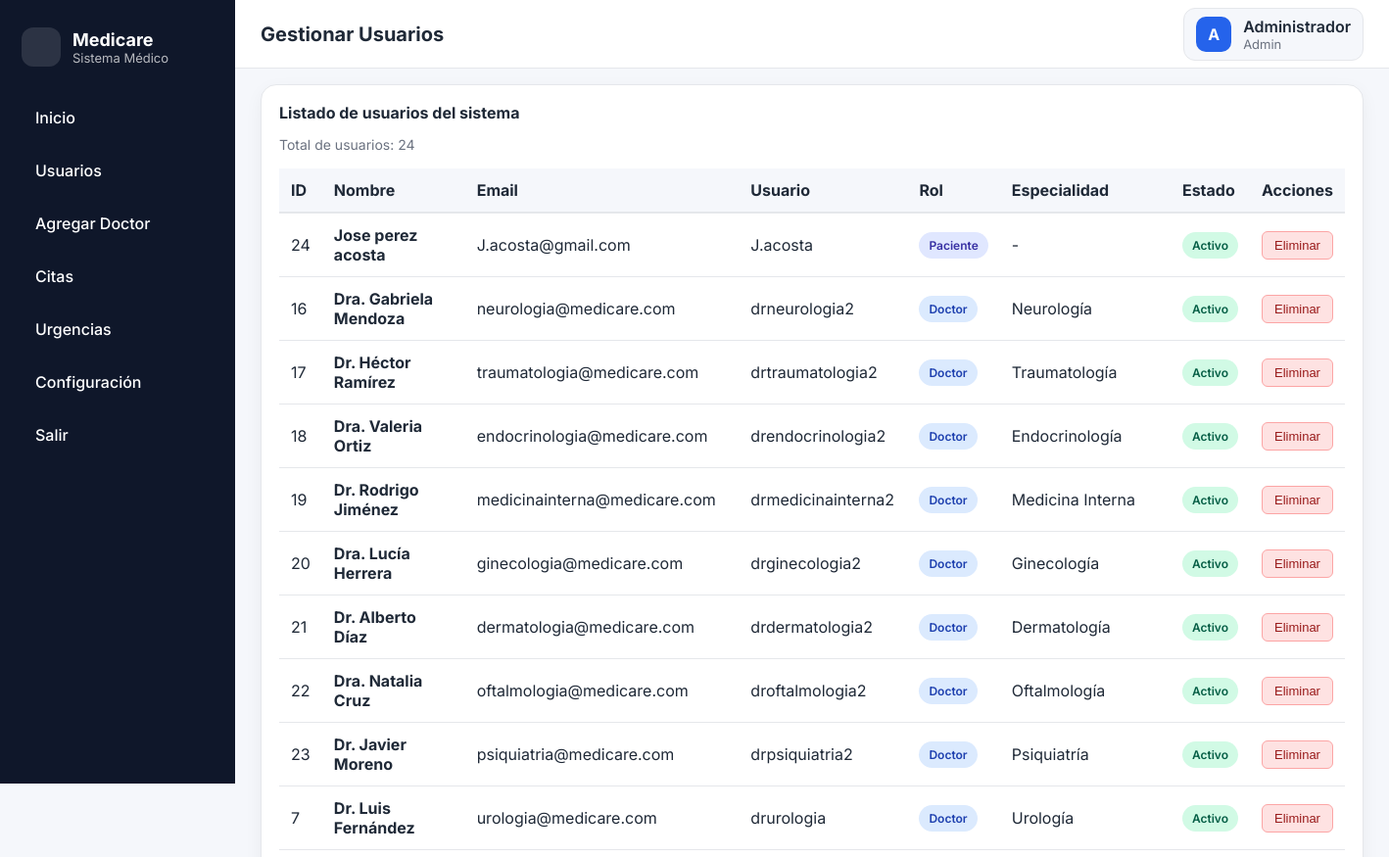
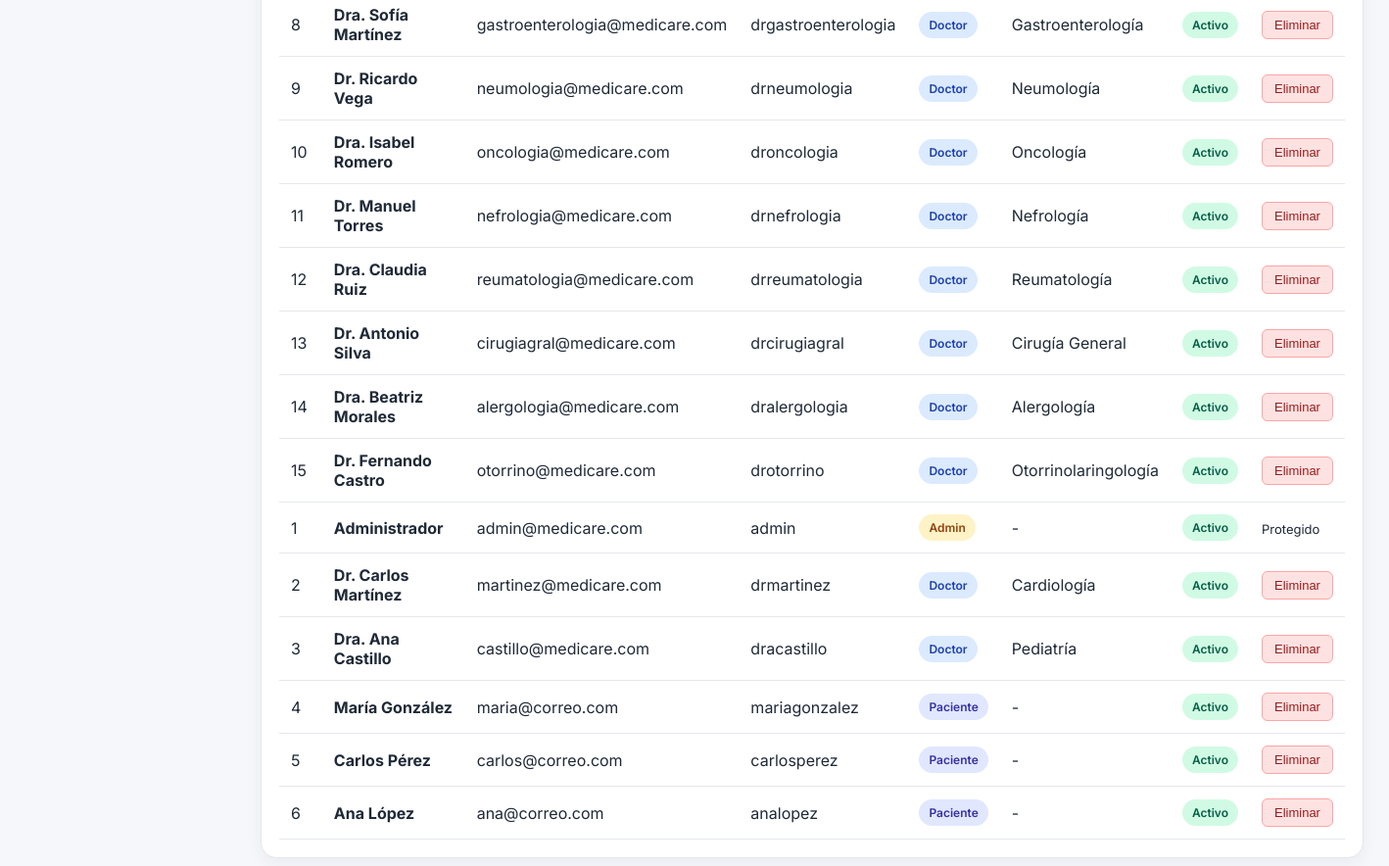
Screenshot of /admin/usuarios (signed in) with the database file from the repository (2 pictures, top to bottom).
### tables this page shows
CREATE TABLE usuarios (
        id INTEGER PRIMARY KEY AUTOINCREMENT,
        nombre TEXT NOT NULL,
        email TEXT UNIQUE NOT NULL,
        username TEXT UNIQUE NOT NULL,
        password TEXT NOT NULL,
        role TEXT NOT NULL CHECK(role IN ('admin', 'doctor', 'paciente')),
        especialidad TEXT,
        telefono TEXT,
        fecha_registro TIMESTAMP DEFAULT CURRENT_TIMESTAMP,
        estado TEXT DEFAULT 'activo' CHECK(estado IN ('activo', 'inactivo'))
    , cedula TEXT, foto_perfil TEXT DEFAULT 'default.png', estado_doctor TEXT DEFAULT 'disponible', hora_inicio TEXT DEFAULT '08:00', hora_fin TEXT DEFAULT '17:00');

### app.py (the view)
@app.route('/admin/usuarios')
@role_required(['admin'])
def admin_usuarios():
    conn = get_db()
    usuarios = conn.execute('SELECT * FROM usuarios ORDER BY fecha_registro DESC').fetchall()
    conn.close()
    return render_template('admin_usuarios.html', usuarios=usuarios)

### app.py (called while the page is built)
def role_required(roles):
    def decorator(f):
        @wraps(f)
        def decorated_function(*args, **kwargs):
            if 'user_id' not in session:
                return redirect(url_for('index'))
            if session.get('role') not in roles:
                flash('No tienes permiso para acceder a esta página', 'error')
                return redirect(url_for('dashboard'))
            return f(*args, **kwargs)
        return decorated_function
    return decorator

def get_db():
    conn = sqlite3.connect(DATABASE, timeout=30, check_same_thread=False, isolation_level=None)
    conn.row_factory = sqlite3.Row
    conn.execute('PRAGMA journal_mode=WAL')
    conn.execute('PRAGMA busy_timeout=30000')
    return conn

### templates/admin_usuarios.html (shortened to what this page needs)
{% extends "base.html" %}
{% block navigation %}
<a href="{{ url_for('dashboard') }}" class="nav-link">Inicio</a>
<a href="{{ url_for('admin_usuarios') }}" class="nav-link">Usuarios</a>
<a href="{{ url_for('agregar_doctor') }}" class="nav-link">Agregar Doctor</a>
<a href="{{ url_for('citas') }}" class="nav-link">Citas</a>
<a href="{{ url_for('urgencias') }}" class="nav-link">Urgencias</a>
<a href="{{ url_for('configuracion') }}" class="nav-link">Configuración</a>
<a href="{{ url_for('logout') }}" class="nav-link">Salir</a>
{% endblock %}
{% block page_title %}Gestionar Usuarios{% endblock %}
{% block content %}
<div class="card">
    <h3>Listado de usuarios del sistema</h3>
    <p class="note">Total de usuarios: {{ usuarios|length }}</p>
    <div style="overflow-x: auto; margin-top: 16px;">
        <table style="width: 100%; border-collapse: collapse;">
            <thead>
                <tr style="background: var(--bg); text-align: left;">
                    <th style="padding: 12px; border-bottom: 2px solid var(--border);">ID</th>
                    <th style="padding: 12px; border-bottom: 2px solid var(--border);">Nombre</th>
                    <th style="padding: 12px; border-bottom: 2px solid var(--border);">Email</th>
                    <th style="padding: 12px; border-bottom: 2px solid var(--border);">Usuario</th>
                    <th style="padding: 12px; border-bottom: 2px solid var(--border);">Rol</th>
                    <th style="padding: 12px; border-bottom: 2px solid var(--border);">Especialidad</th>
                    <th style="padding: 12px; border-bottom: 2px solid var(--border);">Estado</th>
                    <th style="padding: 12px; border-bottom: 2px solid var(--border);">Acciones</th>
                </tr>
            </thead>
            <tbody>
                {% for usuario in usuarios %}
                <tr style="border-bottom: 1px solid var(--border);">
                    <td style="padding: 12px;">{{ usuario['id'] }}</td>
                    <td style="padding: 12px;"><strong>{{ usuario['nombre'] }}</strong></td>
                    <td style="padding: 12px;">{{ usuario['email'] }}</td>
                    <td style="padding: 12px;">{{ usuario['username'] }}</td>
                    <td style="padding: 12px;">
                        <span class="badge-pill" style="
                            background: {% if usuario['role'] == 'admin' %}#fef3c7{% elif usuario['role'] == 'doctor' %}#dbeafe{% else %}#e0e7ff{% endif %};
                            color: {% if usuario['role'] == 'admin' %}#92400e{% elif usuario['role'] == 'doctor' %}#1e40af{% else %}#3730a3{% endif %};
                        ">
                            {{ usuario['role']|capitalize }}
                        </span>
                    </td>
                    <td style="padding: 12px;">{{ usuario['especialidad'] or '-' }}</td>
                    <td style="padding: 12px;">
                        <span class="badge-pill" style="
                            background: {% if usuario['estado'] == 'activo' %}#d1fae5{% else %}#fee2e2{% endif %};
                            color: {% if usuario['estado'] == 'activo' %}#065f46{% else %}#991b1b{% endif %};
                        ">
                            {{ usuario['estado']|capitalize }}
                        </span>
                    </td>
                    <td style="padding: 12px;">
                        {% if usuario['username'] != 'admin' %}
                        <form method="POST" action="{{ url_for('eliminar_usuario', id=usuario['id']) }}" style="display: inline;" onsubmit="return confirm('¿Estás seguro de eliminar a {{ usuario['nombre'] }}? Esta acción no se puede deshacer.');">
                            <button type="submit" style="background: #fee2e2; color: #991b1b; border: 1px solid #fca5a5; padding: 6px 12px; border-radius: 6px; cursor: pointer; font-size: 13px;">
                                 Eliminar
                            </button>
                        </form>
                        {% else %}
                        <span style="color: var(--text-muted); font-size: 13px;">Protegido</span>
                        {% endif %}
                    </td>
                </tr>
                {% endfor %}
            </tbody>
        </table>
    </div>
</div>
{% endblock %}

### templates/base.html (shortened to what this page needs)
<!DOCTYPE html>
<html lang="es">
<head>
    <link rel="stylesheet" href="{{ url_for('static', filename='css/site.css') }}" />
</head>
<body>
    {% if session.get('user_id') %}
    <div class="app-shell">
        <aside class="sidebar">
            <a href="{{ url_for('dashboard') }}" class="brand" style="text-decoration: none; color: inherit; cursor: pointer;">
                <div class="brand-icon"></div>
                <div>
                    <div class="brand-title">Medicare</div>
                    <div class="brand-subtitle">Sistema Médico</div>
                </div>
            </a>
            <nav class="nav-links">
                {% block navigation %}{% endblock %}
            </nav>
        </aside>
        <main class="content">
            <header class="topbar">
                <div class="page-title">{% block page_title %}Dashboard{% endblock %}</div>
                <a href="{{ url_for('configuracion') }}" class="user-chip" style="text-decoration: none; color: inherit; cursor: pointer;">
                    <div class="avatar">{{ session.get('nombre', 'U')[0]|upper }}{{ session.get('nombre', 'U').split()[-1][0]|upper if session.get('nombre', 'U').split()|length > 1 else '' }}</div>
                    <div>
                        <div class="chip-name">{{ session.get('nombre') }}</div>
                        <div class="chip-role">{{ session.get('role')|capitalize }}</div>
                    </div>
                </a>
            </header>
            <div class="page-body">
                {% block content %}{% endblock %}
            </div>
        </main>
    </div>
    {% else %}
    {% block auth_content %}{% endblock %}
    {% endif %}
</body>
</html>

### static/css/site.css (style rules this page uses)
:root { --primary: #3a7cfb; --primary-dark: #2f66d5; --bg: #f5f7fb; --text: #1f2937; --muted: #6b7280; --card: #ffffff; --border: #e5e7eb; --success: #00b894; --danger: #ef4444; }
* { box-sizing: border-box; }
body { margin: 0; font-family: 'Inter', system-ui, -apple-system, sans-serif; background: var(--bg); color: var(--text); }
.app-shell { display: grid; grid-template-columns: 240px 1fr; min-height: 100vh; }
.sidebar { position: sticky; top: 0; height: 100vh; overflow-y: auto; background: #0f172a; color: white; padding: 28px 22px; display: flex; flex-direction: column; gap: 30px; }
.brand { display: flex; align-items: center; gap: 12px; }
.brand-icon { background: rgba(255,255,255,0.12); color: #7dd3fc; width: 40px; height: 40px; border-radius: 12px; display: grid; place-items: center; font-size: 18px; }
.brand-title { font-weight: 700; font-size: 18px; }
.brand-subtitle { font-size: 13px; color: rgba(255,255,255,0.7); }
.nav-links { display: flex; flex-direction: column; gap: 10px; }
.nav-link { color: white; text-decoration: none; padding: 12px 14px; border-radius: 12px; font-weight: 500; transition: background .2s ease, transform .1s ease; }
.content { display: flex; flex-direction: column; gap: 16px; }
.topbar { height: 70px; background: var(--card); border-bottom: 1px solid var(--border); display: flex; align-items: center; justify-content: space-between; padding: 0 26px; }
.page-title { font-weight: 700; font-size: 20px; }
.user-chip { display: flex; align-items: center; gap: 12px; background: var(--bg); border-radius: 12px; padding: 8px 12px; border: 1px solid var(--border); }
.avatar { background: #2563eb; color: white; font-weight: 700; width: 36px; height: 36px; border-radius: 10px; display: grid; place-items: center; }
.chip-name { font-weight: 600; }
.chip-role { color: var(--muted); font-size: 13px; }
.page-body { padding: 0 26px 28px; }
.card { background: var(--card); border: 1px solid var(--border); border-radius: 16px; padding: 18px; box-shadow: 0 6px 18px rgba(15,23,42,0.05); }
.card h3 { margin: 0 0 8px; font-size: 16px; }
.note { color: var(--muted); font-size: 14px; }
.badge-pill { display: inline-block; padding: 6px 10px; border-radius: 999px; background: #e5edff; color: #3754d6; font-weight: 600; font-size: 12px; }

### rows the page displays
usuarios: get "Administrador", id "1", nombre "Administrador", email "admin@medicare.com", username "admin", role "Admin", usuario "-", estado "Activo", shows "Protegido"
usuarios: id "24", nombre "Jose perez acosta", email "J.acosta@gmail.com", username "J.acosta", role "Paciente", usuario "-", estado "Activo"
usuarios: id "16", nombre "Dra. Gabriela Mendoza", email "neurologia@medicare.com", username "drneurologia2", role "Doctor", especialidad "Neurología", estado "Activo"
usuarios: id "17", nombre "Dr. Héctor Ramírez", email "traumatologia@medicare.com", username "drtraumatologia2", role "Doctor", especialidad "Traumatología", estado "Activo"
usuarios: id "18", nombre "Dra. Valeria Ortiz", email "endocrinologia@medicare.com", username "drendocrinologia2", role "Doctor", especialidad "Endocrinología", estado "Activo"
usuarios: id "19", nombre "Dr. Rodrigo Jiménez", email "medicinainterna@medicare.com", username "drmedicinainterna2", role "Doctor", especialidad "Medicina Interna", estado "Activo"
usuarios: id "20", nombre "Dra. Lucía Herrera", email "ginecologia@medicare.com", username "drginecologia2", role "Doctor", especialidad "Ginecología", estado "Activo"
usuarios: id "21", nombre "Dr. Alberto Díaz", email "dermatologia@medicare.com", username "drdermatologia2", role "Doctor", especialidad "Dermatología", estado "Activo"
usuarios: id "22", nombre "Dra. Natalia Cruz", email "oftalmologia@medicare.com", username "droftalmologia2", role "Doctor", especialidad "Oftalmología", estado "Activo"
usuarios: id "23", nombre "Dr. Javier Moreno", email "psiquiatria@medicare.com", username "drpsiquiatria2", role "Doctor", especialidad "Psiquiatría", estado "Activo"
usuarios: id "7", nombre "Dr. Luis Fernández", email "urologia@medicare.com", username "drurologia", role "Doctor", especialidad "Urología", estado "Activo"
usuarios: id "8", nombre "Dra. Sofía Martínez", email "gastroenterologia@medicare.com", username "drgastroenterologia", role "Doctor", especialidad "Gastroenterología", estado "Activo"
usuarios: id "9", nombre "Dr. Ricardo Vega", email "neumologia@medicare.com", username "drneumologia", role "Doctor", especialidad "Neumología", estado "Activo"
usuarios: id "10", nombre "Dra. Isabel Romero", email "oncologia@medicare.com", username "droncologia", role "Doctor", especialidad "Oncología", estado "Activo"
usuarios: id "11", nombre "Dr. Manuel Torres", email "nefrologia@medicare.com", username "drnefrologia", role "Doctor", especialidad "Nefrología", estado "Activo"
usuarios: id "12", nombre "Dra. Claudia Ruiz", email "reumatologia@medicare.com", username "drreumatologia", role "Doctor", especialidad "Reumatología", estado "Activo"
usuarios: id "13", nombre "Dr. Antonio Silva", email "cirugiagral@medicare.com", username "drcirugiagral", role "Doctor", especialidad "Cirugía General", estado "Activo"
usuarios: id "14", nombre "Dra. Beatriz Morales", email "alergologia@medicare.com", username "dralergologia", role "Doctor", especialidad "Alergología", estado "Activo"
usuarios: id "15", nombre "Dr. Fernando Castro", email "otorrino@medicare.com", username "drotorrino", role "Doctor", especialidad "Otorrinolaringología", estado "Activo"
usuarios: id "2", nombre "Dr. Carlos Martínez", email "martinez@medicare.com", username "drmartinez", role "Doctor", especialidad "Cardiología", estado "Activo"
usuarios: id "3", nombre "Dra. Ana Castillo", email "castillo@medicare.com", username "dracastillo", role "Doctor", especialidad "Pediatría", estado "Activo"
usuarios: id "4", nombre "María González", email "maria@correo.com", username "mariagonzalez", role "Paciente", usuario "-", estado "Activo"
usuarios: id "5", nombre "Carlos Pérez", email "carlos@correo.com", username "carlosperez", role "Paciente", usuario "-", estado "Activo"
usuarios: id "6", nombre "Ana López", email "ana@correo.com", username "analopez", role "Paciente", usuario "-", estado "Activo"

### other values shown
{{ session.get('nombre', 'U')[0]|upper }} "A"
{{ session.get('role')|capitalize }} "Admin"
{{ usuarios|length }} "24"
